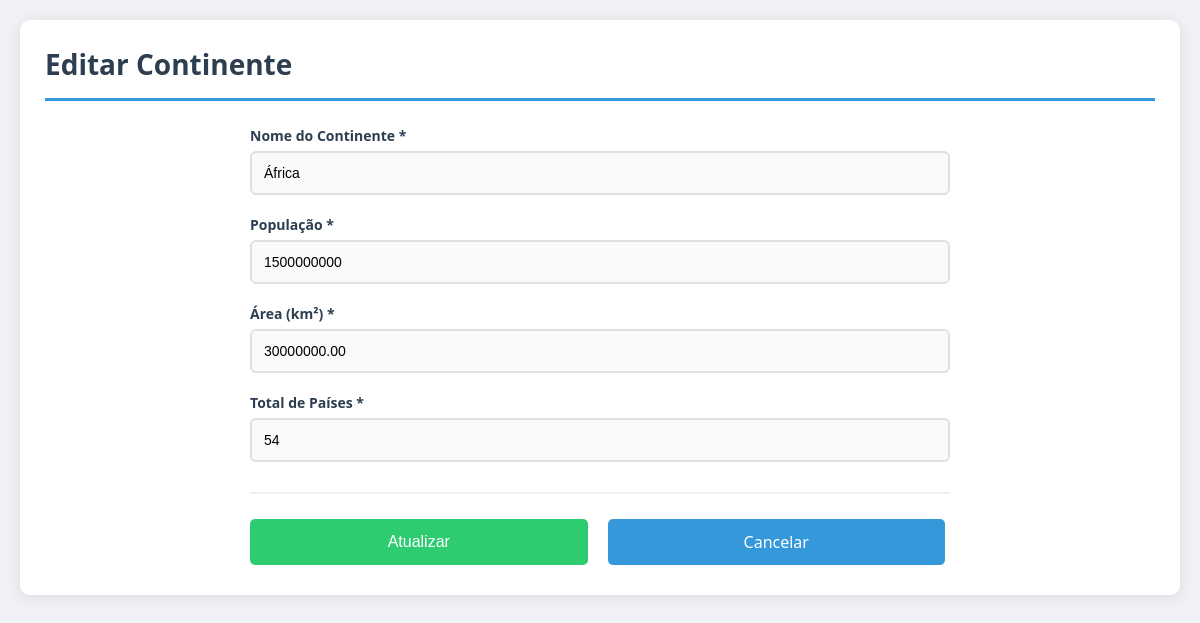
The app's page /continentes/editar.php?id=2 with its own data.
### tables this page shows
CREATE TABLE Continentes(
	pk_continente INT PRIMARY KEY AUTO_INCREMENT,
    nome VARCHAR(90) NOT NULL UNIQUE,
    populacao BIGINT NOT NULL,
    area DECIMAL(15,2) NOT NULL,
    total_paises INT NOT NULL
);

### continentes/editar.php (the view, shortened to what this page needs)
<?php
include '../config.php';
$id = isset($_GET['id']) ? $_GET['id'] : 0;
$stmt = $pdo->prepare("SELECT * FROM Continentes WHERE pk_continente = ?");
$stmt->execute([$id]);
$continente = $stmt->fetch();
?>
<!DOCTYPE html>
<html lang="pt-BR">
<head>
    <link rel="stylesheet" href="../style.css">
</head>
<body>
    <div class="container">
        <h1>Editar Continente</h1>
        <form method="POST" onsubmit="return validarFormulario()">
            <div class="form-group">
                <label for="nome">Nome do Continente *</label>
                <input type="text" id="nome" name="nome" value="<?= htmlspecialchars($continente['nome']) ?>" required>
            </div>
            <div class="form-group">
                <label for="populacao">População *</label>
                <input type="number" id="populacao" name="populacao" value="<?= $continente['populacao'] ?>" required>
            </div>
            <div class="form-group">
                <label for="area">Área (km²) *</label>
                <input type="number" step="0.01" id="area" name="area" value="<?= $continente['area'] ?>" required>
            </div>
            <div class="form-group">
                <label for="total_paises">Total de Países *</label>
                <input type="number" id="total_paises" name="total_paises" value="<?= $continente['total_paises'] ?>" required>
            </div>
            <div class="form-actions">
                <button type="submit" class="btn btn-success">Atualizar</button>
                <a href="listar.php" class="btn">Cancelar</a>
            </div>
        </form>
    </div>
</body>
</html>

### style.css (style rules this page uses)
* { margin: 0; padding: 0; box-sizing: border-box; }
body { font-family: 'Segoe UI', Tahoma, Geneva, Verdana, sans-serif; background: #f0f2f5; padding: 20px; color: #333; }
.container { max-width: 1200px; margin: 0 auto; background: white; padding: 25px; border-radius: 10px; box-shadow: 0 2px 15px rgba(0, 0, 0, 0.1); }
h1 { color: #2c3e50; margin-bottom: 25px; padding-bottom: 15px; border-bottom: 3px solid #3498db; font-size: 28px; }
.btn { display: inline-block; padding: 10px 20px; margin: 5px 5px 5px 0; background: #3498db; color: white; text-decoration: none; border-radius: 5px; border: none; cursor: pointer; font-size: 14px; transition: all 0.3s ease; font-weight: 500; }
.btn-success { background: #2ecc71; }
form { max-width: 700px; margin: 0 auto; }
.form-group { margin-bottom: 20px; }
.form-group label { display: block; margin-bottom: 6px; font-weight: 600; color: #2c3e50; font-size: 14px; }
.form-group input, .form-group select, .form-group textarea { width: 100%; padding: 12px; border: 2px solid #e0e0e0; border-radius: 6px; font-size: 14px; transition: all 0.3s ease; background: #fafafa; }
.form-actions { display: flex; gap: 15px; margin-top: 30px; padding-top: 20px; border-top: 2px solid #ecf0f1; }
.form-actions .btn { flex: 1; text-align: center; padding: 12px; font-size: 16px; }

### records on screen
continentes: nome "África", populacao "1500000000", area "30000000.00", total_paises "54"
